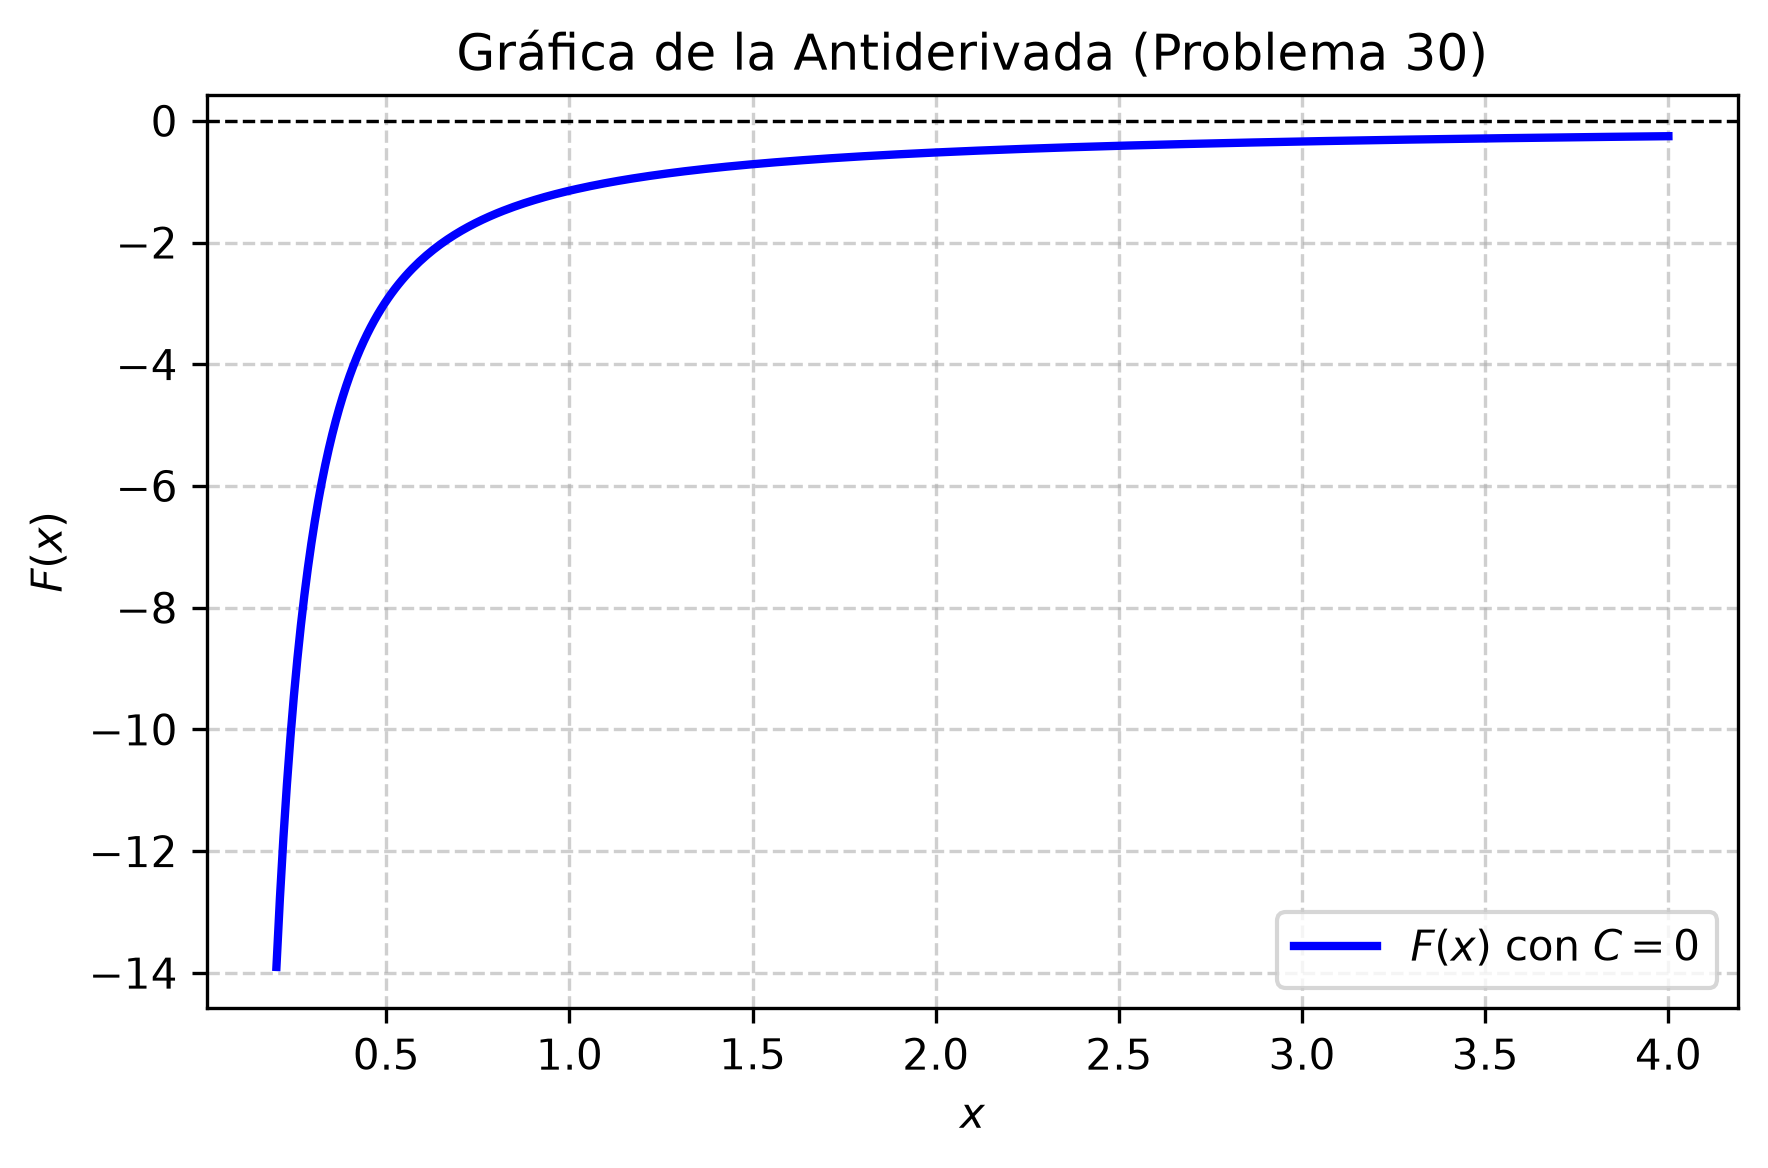

Write Python code to recreate this figure.
import matplotlib
matplotlib.use('Agg')
import numpy as np
import matplotlib.pyplot as plt

# Definición del dominio para x (evitando x = 0)
x = np.linspace(0.2, 4.0, 400)

# Antiderivada F(x) con C = 0
# F(x) = -sqrt(x^2 + 1) / (2*x^2) - 0.5 * ln((sqrt(x^2 + 1) + 1) / x)
def F(x_val):
    term1 = -np.sqrt(x_val**2 + 1) / (2 * x_val**2)
    term2 = -0.5 * np.log((np.sqrt(x_val**2 + 1) + 1) / x_val)
    return term1 + term2

y = F(x)

plt.figure(figsize=(6, 4))
plt.plot(x, y, label=r'$F(x)$ con $C=0$', color='b', linewidth=2)
plt.title('Gráfica de la Antiderivada (Problema 30)')
plt.xlabel('$x$')
plt.ylabel('$F(x)$')
plt.grid(True, linestyle='--', alpha=0.6)
plt.legend()
plt.axhline(0, color='black', linewidth=0.8, linestyle='--')
plt.tight_layout()

plt.savefig(r'semana_05/graficas/SEM05_P30_grafica.png', dpi=300, bbox_inches='tight')
plt.close()
